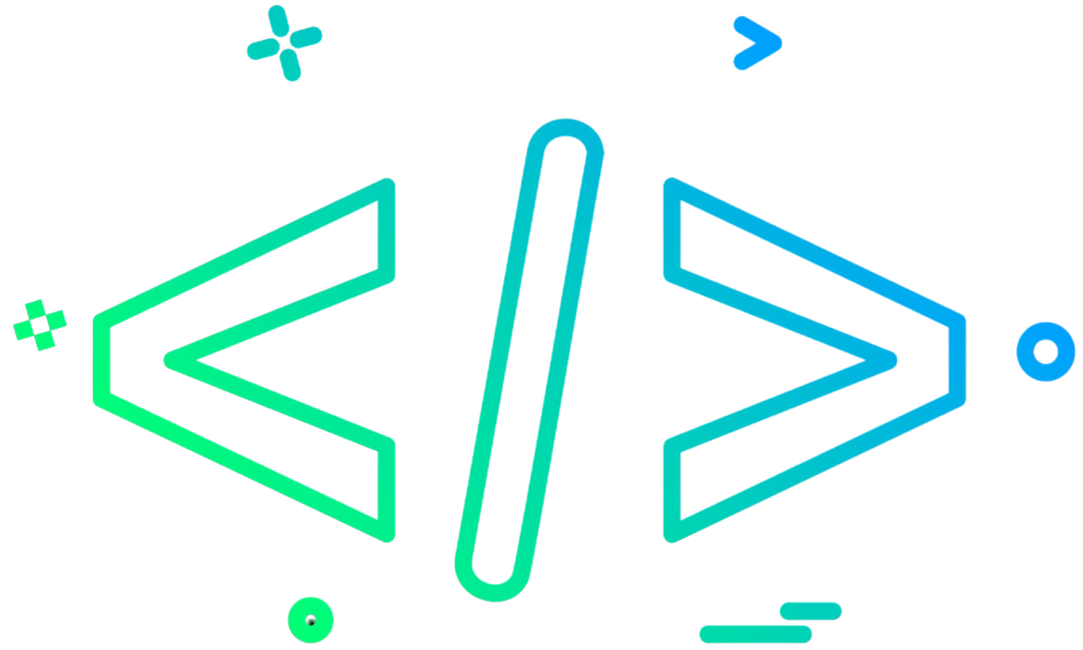
#> input picture assets/img/20.png, 2165 x 1300 px (shown at 1/2 size)
$ python -i og.py   (imports and definitions only)
#> lines starting #> are read from the running program, lines starting #| are printed output that depends on the picture
"""Share images (og:image) -> assets/img/og/*.jpg

    python tools/og.py

Renders tools/og/default.html (every page) and each blog post's cover (assets/img/blog/<slug>.svg, or a raster cover)
with headless Chrome, then saves JPEGs. Run it after adding a post or changing a cover, then build.
Facebook, WhatsApp, LinkedIn and X do not show SVG, which is why the covers are rendered.
"""
import glob, os, shutil, subprocess, sys, tempfile
from PIL import Image

ROOT = os.path.dirname(os.path.dirname(os.path.abspath(__file__)))
OUT = os.path.join(ROOT, 'assets', 'img', 'og')
CHROME = os.environ.get('CHROME_PATH') or next((p for p in [
    r'C:\Program Files\Google\Chrome\Application\chrome.exe', r'C:\Program Files (x86)\Google\Chrome\Application\chrome.exe',
    '/usr/bin/google-chrome', '/usr/bin/chromium', '/Applications/Google Chrome.app/Contents/MacOS/Google Chrome'] if os.path.exists(p)), None)


def shot(src, w, h, dst):
    tmp = tempfile.mkdtemp()
    png = os.path.join(tmp, 'shot.png')
    subprocess.run([CHROME, '--headless=new', '--disable-gpu', '--hide-scrollbars', '--force-device-scale-factor=1',
                    f'--user-data-dir={tmp}', f'--window-size={w},{h}', '--virtual-time-budget=2000', f'--screenshot={png}',
                    'file:///' + os.path.abspath(src).replace(os.sep, '/')], check=True, capture_output=True)
    with Image.open(png) as im:
        im.convert('RGB').crop((0, 0, w, h)).save(dst, 'JPEG', quality=86, optimize=True, progressive=True)
    shutil.rmtree(tmp, ignore_errors=True)


def cover(src, dst, w=1200, h=630):
    """A raster cover, cropped to the share ratio."""
#> called with src = '../assets/img/20.png', dst = 'out.png', w = 1200, h = 630
    with Image.open(src) as im:
#> im is the input picture: PIL image 2165x1300 RGBA; mean R, G, B, A 0.5, 25.4, 22.4, 27.3
        im = im.convert('RGB')
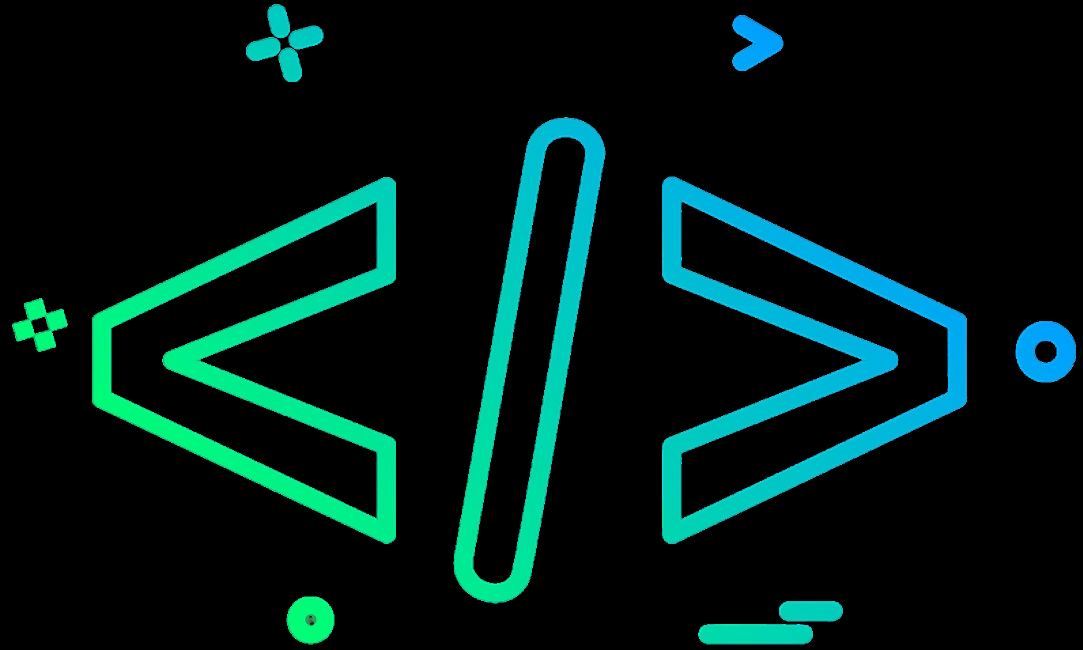
#> im: PIL image 2165x1300 RGB (shown at 1/2 size); mean R, G, B 0.5, 25.4, 22.4
        r = max(w / im.width, h / im.height)
#> r = 0.554
        im = im.resize((round(im.width * r), round(im.height * r)), Image.LANCZOS)
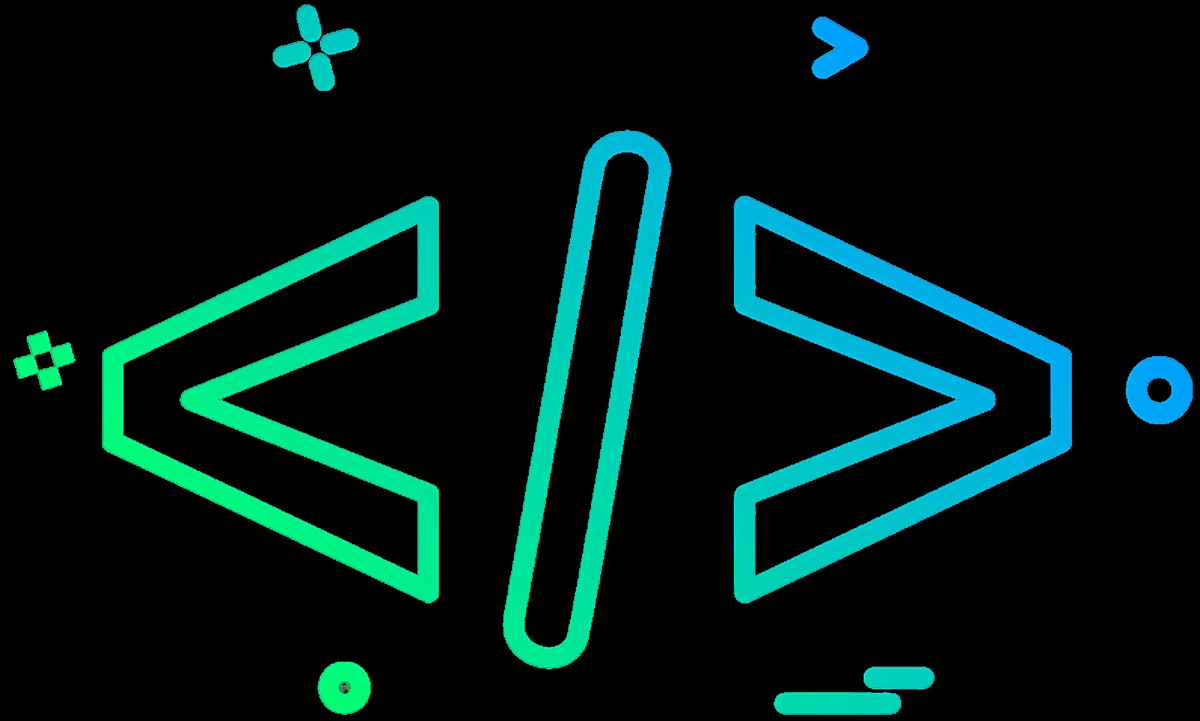
#> im: PIL image 1200x721 RGB; mean R, G, B 0.6, 25.5, 22.5
        l, t = (im.width - w) // 2, (im.height - h) // 2
#> l = 0; t = 45
        im.crop((l, t, l + w, t + h)).save(dst, 'JPEG', quality=86, optimize=True, progressive=True)
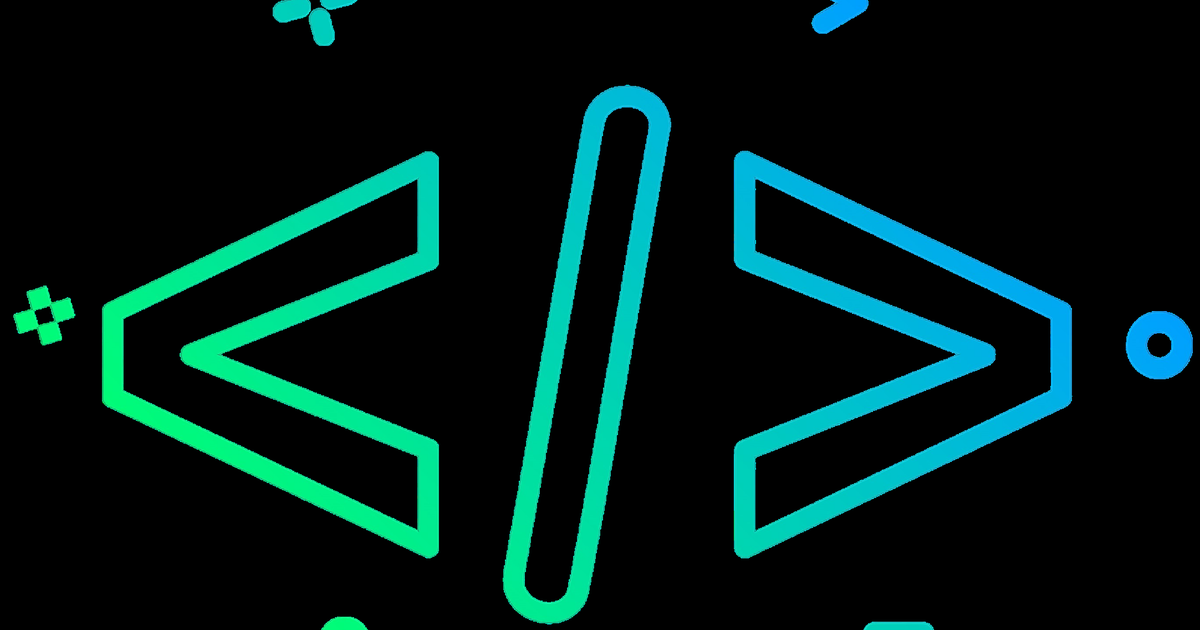
#> saved as out.png: PIL image 1200x630 RGB; mean R, G, B 0.6, 27, 24


def main():
    if not CHROME:
        sys.exit('og: Chrome not found (set CHROME_PATH)')
    os.makedirs(OUT, exist_ok=True)
    shot(os.path.join(ROOT, 'tools', 'og', 'default.html'), 1200, 630, os.path.join(OUT, 'cyftech.jpg'))
    n = 1
    for svg in sorted(glob.glob(os.path.join(ROOT, 'assets', 'img', 'blog', '*.svg'))):
        slug = os.path.basename(svg)[:-4]
        shot(svg, 1200, 675, os.path.join(OUT, slug + '.jpg'))
        n += 1
    # posts with a photo cover (build.py POSTS: href -> img)
    for slug, img in [('blog-inside', 'ulketv.webp')]:
        cover(os.path.join(ROOT, 'assets', 'img', 'blog', img), os.path.join(OUT, slug + '.jpg'))
        n += 1
    print(f'og: {n} images -> assets/img/og/')


# [2 lines not run here, left out]

>>> result = cover('../assets/img/20.png', 'out.png')

$ run again, on assets/img/blog/02.webp
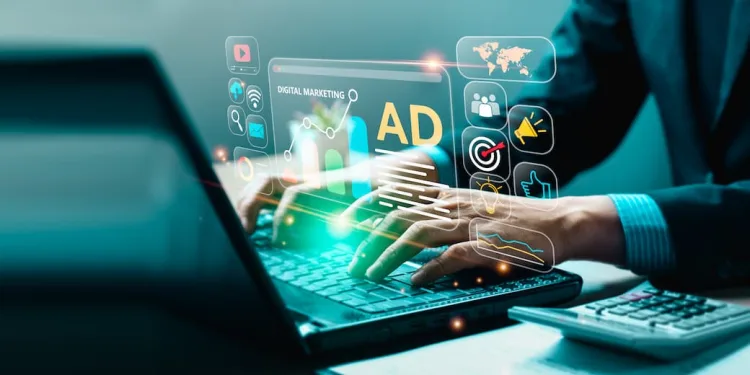
#> input picture assets/img/blog/02.webp, 750 x 375 px
#> in cover, im is the input picture: PIL image 750x375 RGB; mean R, G, B 57.8, 105.5, 108.2
#> im: PIL image 1260x630 RGB
#> in cover, `im.crop((l, t, l + w, t + h)).save(dst, 'JPEG', quality=86, optimize=T..`:
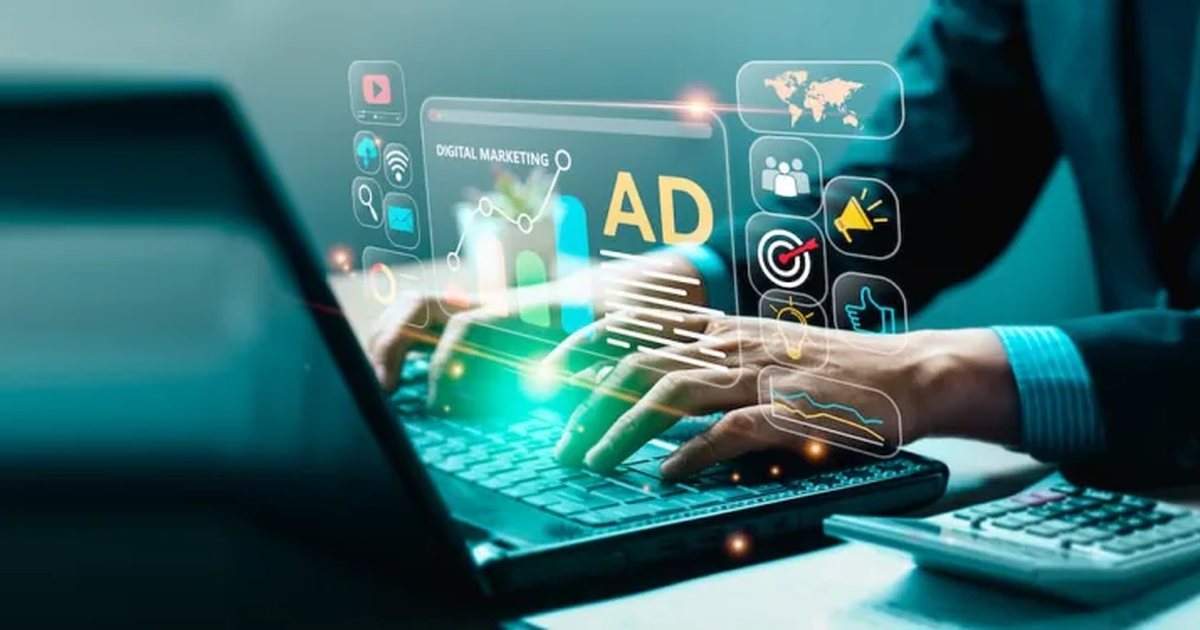
#> saved as out.png: PIL image 1200x630 RGB; mean R, G, B 59.3, 107.4, 109.9

$ run again, on assets/img/blog/03.png
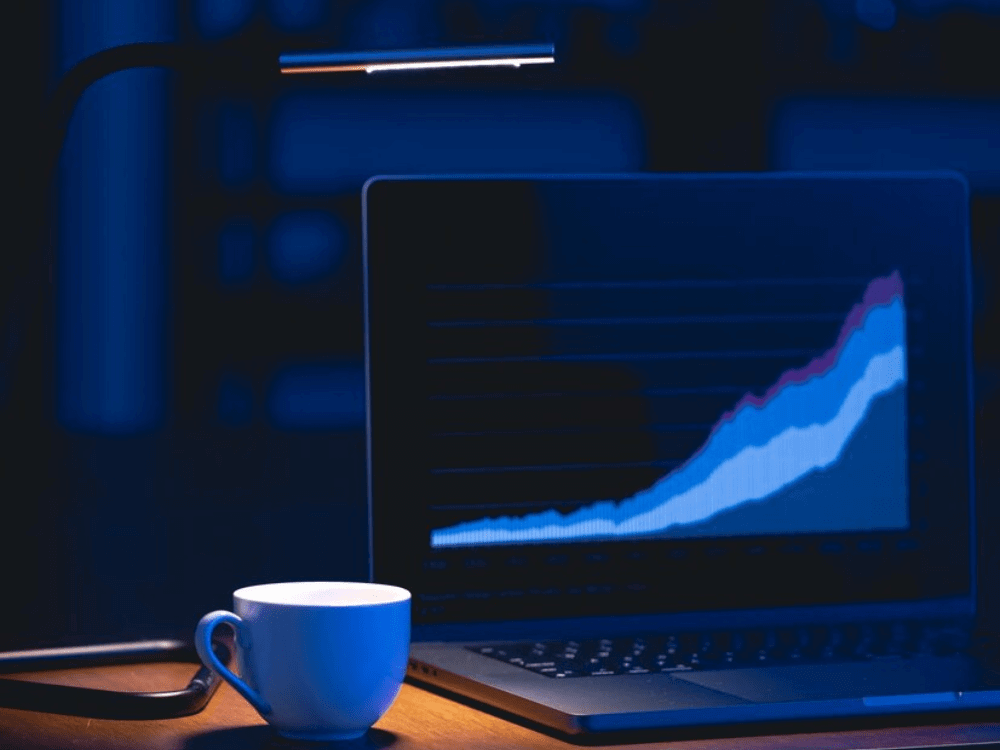
#> input picture assets/img/blog/03.png, 1000 x 750 px
#> in cover, im is the input picture: PIL image 1000x750 P; mean R, G, B 18.9, 36.5, 67.3
#> im: PIL image 1200x900 RGB
#> in cover, `im.crop((l, t, l + w, t + h)).save(dst, 'JPEG', quality=86, optimize=T..`:
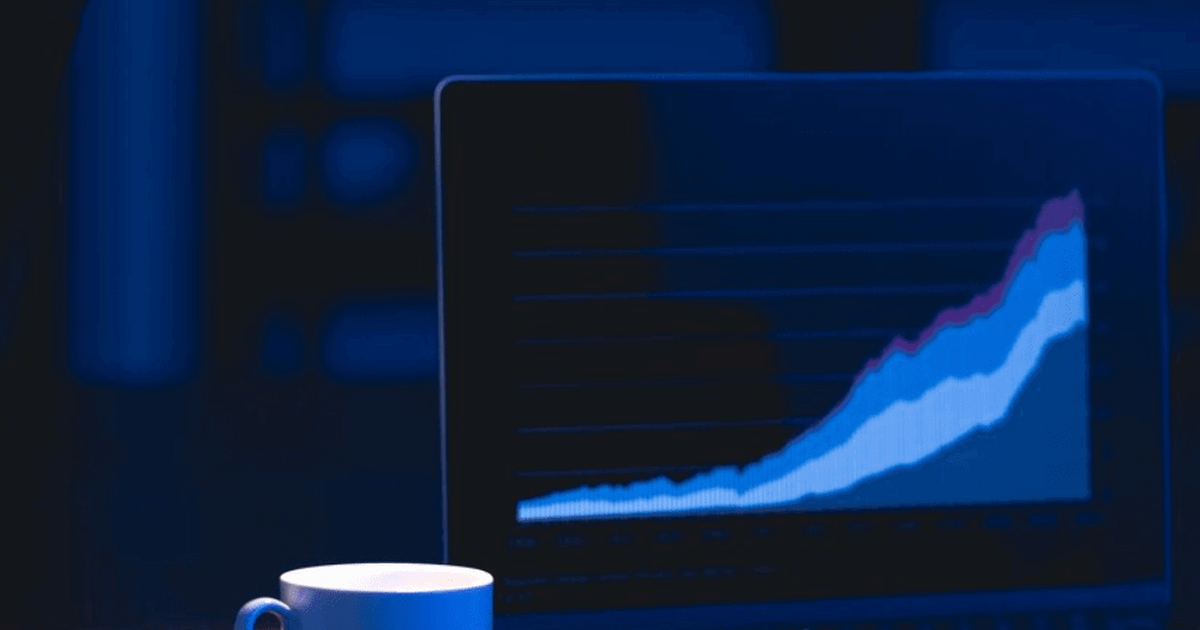
#> saved as out.png: PIL image 1200x630 RGB; mean R, G, B 13.3, 34.6, 67.7
